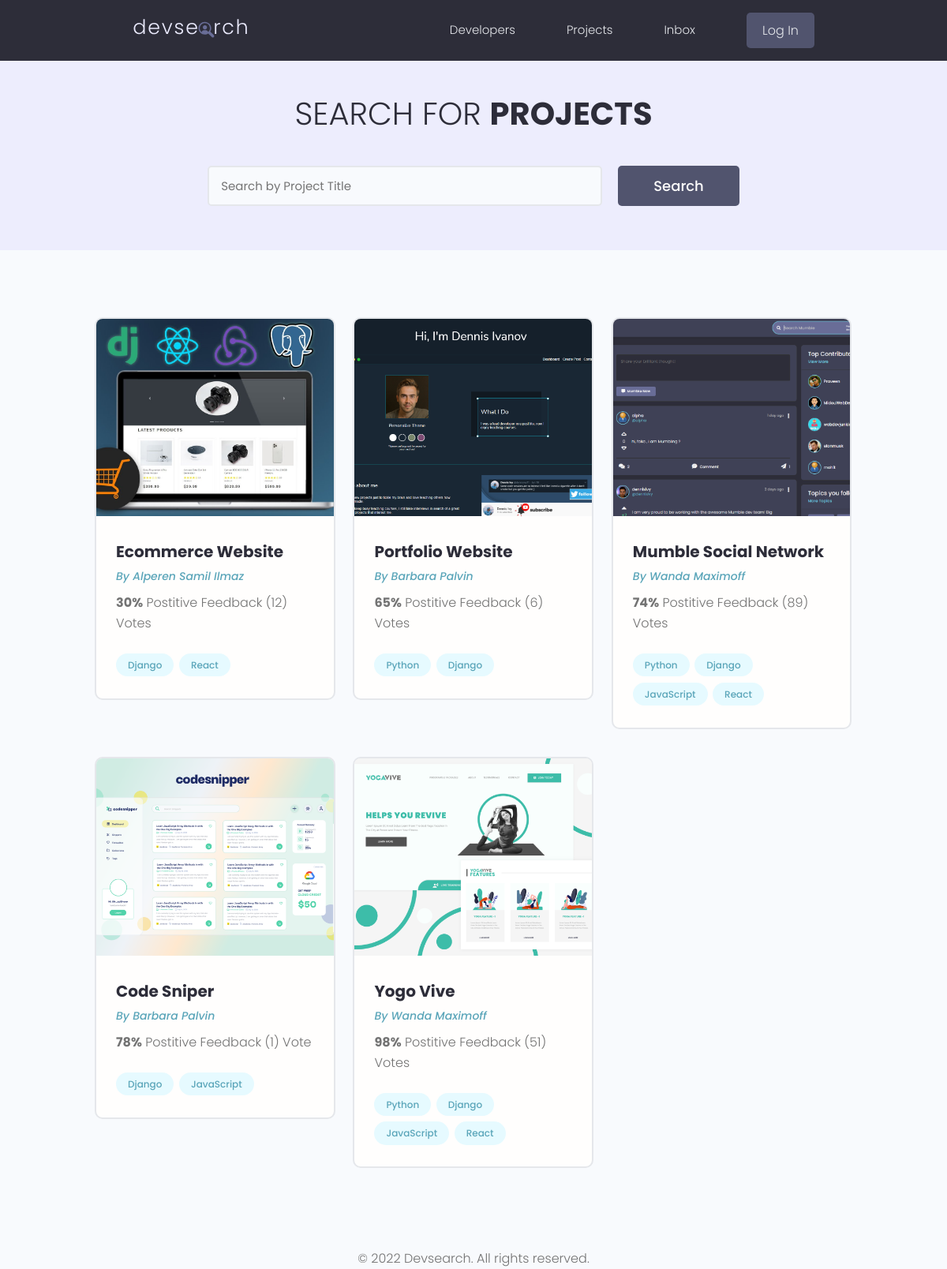
/projects/, run on the app's committed database.
### base/models.py (models this page shows, shortened)
class Project(models.Model):
    owner = models.ForeignKey(Profile, null=True, blank=True, on_delete=models.SET_NULL)
    title = models.CharField(max_length=256)
    description = models.TextField(null=True, blank=True)
    featured_image = models.ImageField(blank=True, null=True, default='default.jpg')
    demo_link = models.CharField(max_length=2048, null=True, blank=True)
    source_link = models.CharField(max_length=2048, null=True, blank=True)
    tags = models.ManyToManyField('Tag', blank=True)
    vote_total = models.IntegerField(default=0, null=True, blank=True)
    vote_ratio = models.IntegerField(default=0, null=True, blank=True)
    created = models.DateTimeField(auto_now_add=True)
    id = models.UUIDField(default=uuid.uuid4, unique=True, primary_key=True, editable=False)

class Tag(models.Model):
    name = models.CharField(max_length=256)
    created = models.DateTimeField(auto_now_add=True)
    id = models.UUIDField(default=uuid.uuid4, unique=True, primary_key=True, editable=False)
    def __str__(self):
        return self.name

### users/models.py (models this page shows, shortened)
class Profile(models.Model):
    user = models.OneToOneField(User, on_delete=models.CASCADE, null=True, blank=True)
    name = models.CharField(max_length=128, blank=True, null=True)
    email = models.EmailField(max_length=256, blank=True, null=True)
    username = models.CharField(max_length=128, blank=True, null=True)
    location = models.CharField(max_length=128, blank=True, null=True)
    short_intro = models.CharField(max_length=128, blank=True, null=True)
    bio = models.TextField(blank=True, null=True)
    profile_image = models.ImageField(null=True, blank=True, upload_to='profiles/', default='profiles/user-default.png')
    social_github = models.CharField(max_length=128, blank=True, null=True)
    social_stackoverflow = models.CharField(max_length=128, blank=True, null=True)
    social_twitter = models.CharField(max_length=128, blank=True, null=True)
    social_linkedin = models.CharField(max_length=128, blank=True, null=True)
    social_instagram = models.CharField(max_length=128, blank=True, null=True)
    social_website = models.CharField(max_length=128, blank=True, null=True)
    created = models.DateTimeField(auto_now_add=True)
    id = models.UUIDField(default=uuid.uuid4, unique=True, primary_key=True, editable=False)

### base/views.py (the view)
# urls.py: path('projects/', include('base.urls')),
def projects(request):
    projects = Project.objects.all()
    context = {'projects': projects}
    return render(request, 'base/projects.html', context)

### base/templates/base/projects.html (shortened to what this page needs)
{% extends 'main.html' %}
{% block content %}
    <main class="projects">
        <section class="hero-section text-center">
          <div class="container container--narrow">
            <div class="hero-section__box">
              <h2>Search for <span>Projects</span></h2>
            </div>
            <div class="hero-section__search">
              <form class="form" action="#" method="get">
                <div class="form__field">
                  <input class="input input--text" id="formInput#search" type="text" name="text"
                    placeholder="Search by Project Title" />
                </div>
                <input class="btn btn--sub btn--lg" type="submit" value="Search" />
              </form>
            </div>
          </div>
        </section>
        <section class="projectsList">
          <div class="container">
            <div class="grid grid--three">
                {% for project in projects %}
                  <div class="column">
                    <div class="card project">
                      <a href="{% url 'project' project.id %}" class="project">
                        <img class="project__thumbnail" src="{{ project.featured_image.url }}" alt="project thumbnail" />
                        <div class="card__body">
                          <h3 class="project__title"><td>{{ project.title }}</td></h3>
                          <p><a class="project__author" href="{% url 'user-profile' project.owner.id %}">By {{ project.owner.name }}</a></p>
                          <p class="project--rating">
                            <span style="font-weight: bold;">{{ project.vote_ratio }}%</span> Postitive
                            Feedback ({{ project.vote_total }}) Vote{{ project.vote_total|pluralize:"s" }}
                          </p>
                          <div class="project__tags">
                            {% for tag in project.tags.all %}
                                <span class="tag tag--pill tag--main">
                                  <small>{{ tag }}</small>
                                </span>
                            {% endfor %}
                          </div>
                        </div>
                      </a>
                    </div>
                  </div>
                {% endfor %}
            </div>
          </div>
        </section>
    </main>
{% endblock content %}

### static/styles/app.css (style rules this page uses)
:root { --color-sub: #2d2d39; }
.btn--sub { background-color: var(--color-sub-light); }
.card { border: 2px solid var(--color-light); }
img { width: 100%; }
.hero-section { height: 40vh; display: flex; align-items: center; background-color: var(--color-sub); }
.hero-section__box { margin-bottom: 4rem; }
.hero-section__box > h2, .hero-section__box > h2 > span { font-size: 4rem; color: var(--color-light); line-height: 1.3; text-transform: uppercase; }
.hero-section__box > h2 { font-weight: 300; }
.hero-section__box > h2 > span { font-weight: 700; }
.hero-section__search > .form { display: flex; align-items: center; justify-content: center; gap: 2rem; }
.hero-section__search > .form input.input--text { width: 50rem; }
.project__author { font-size: 1.4rem; font-style: italic; }
.project--rating { margin-bottom: 1.6em; margin-top: .5em; }
.projects > .hero-section { background: var(--color-sub-lighter); height: 30vh; }
.projects .hero-section__box { margin-bottom: 2.5rem; }
.projects .hero-section__box > h2 { color: var(--color-sub); }
.projects .hero-section__box > h2 > span { font-weight: 700; color: var(--color-sub); }
.projectsList { margin-top: 8rem; }
.project__thumbnail { height: 25rem; object-fit: cover; object-position: top center; }
.project__title { font-size: 2rem; font-weight: 700; color: var(--color-sub); }

### static/uikit/styles/modules/_variables.css (style rules this page uses)
:root { --color-main: #5aa5b9; --color-main-light: #e6faff; --color-sub: #3f4156; --color-sub-light: #51546e; --color-sub-lighter: #ededfd; --color-text: #737373; --color-gray: #8b8b8b; --color-light: #e5e7eb; --color-light-gray: #767676; --color-bg: #f8fafd; --color-white: #fffefd; --color-white-light: #f3f3f3; --color-success: #359e64; --color-success-bg: #def8e8; --color-error: #fc4b0b; --color-error-bg: #fff2ee; --font-base: 'Poppins', arial, helvetica, 'Segoe UI', roboto, ubuntu, sans-serif; --font-monospace: 'Fira Code', 'Courier New', courier, monospace; --font-regular: 300; --font-medium: 500; --font-bold: 700; --generic-shadow: 1px 1px 5px #00000010; --generic-transition: all 0.3s ease-in-out; }

### static/uikit/styles/modules/_base.css (style rules this page uses)
* { margin: 0; padding: 0; box-sizing: border-box; text-rendering: optimizeLegibility; color: inherit; font-size: inherit; }
html { font-size: 50%; }
@media only screen and (min-width: 480px) { html { font-size: 56.25%; } }
@media only screen and (min-width: 1200px) { html { font-size: 62.5%; } }
body { line-height: 1.6; font-weight: 400; font-size: 1.5rem; color: var(--color-text); background-color: var(--color-bg); min-height: 100vh; }

### static/uikit/styles/modules/_typography.css (style rules this page uses)
* { font-family: var(--font-base); }
h2 { font-size: 3.6rem; font-weight: var(--font-bold); }
h3 { font-size: 3.2rem; font-weight: var(--font-medium); }
p, span, strong { font-size: 1.6rem; color: var(--color-text); font-weight: var(--font-regular); }
a { padding-bottom: 2px; text-decoration: none; display: inline-block; color: var(--color-main); font-weight: var(--font-medium); }

### static/uikit/styles/modules/_utilities.css (style rules this page uses)
.container { width: 92%; max-width: 165rem; margin: 0 auto; box-sizing: border-box; }
.container--narrow { width: 92%; max-width: 120rem; }
@media screen and (min-width: 1000px) { .container { width: 90%; } }
@media screen and (min-width: 1000px) { .container--narrow { width: 85%; } }
@media screen and (min-width: 1200px) { .container { width: 80%; } }
@media screen and (min-width: 1200px) { .container--narrow { width: 72%; } }
.text-center { text-align: center; }

### static/uikit/styles/modules/_button.css (style rules this page uses)
.btn { display: inline-block; position: relative; cursor: pointer; background-color: var(--color-light); font-weight: var(--font-medium); color: var(--color-sub); text-decoration: none; padding: 1rem 2rem; border-radius: 0.5rem; border: none; width: -webkit-fit-content; width: -moz-fit-content; width: fit-content; height: -webkit-fit-content; height: -moz-fit-content; height: fit-content; font-size: 1.6rem; outline-width: 0; outline-color: transparent; -webkit-backface-visibility: hidden; backface-visibility: hidden; transition: all 0.3s ease-in-out; }
.btn--sub { background-color: var(--color-sub); color: var(--color-white); }
.btn--lg { font-size: 1.8rem; padding: 1.2rem 4.5rem; }

### static/uikit/styles/modules/_card.css (style rules this page uses)
.card { border-radius: 1rem; background-color: var(--color-white); border: 1.5px solid var(--color-light); width: auto; height: auto; margin-top: 0.5rem; margin-bottom: 0.5rem; overflow: hidden; }
.card__body, .card__header { padding: 2rem 2.5rem; }

### data on the page
Project: featured_image (picture), title "Ecommerce Website", owner.name "Alperen Samil Ilmaz", vote_ratio "30", vote_total "12"
Tag: name "Django"
Tag: name "React"
Project: featured_image (picture), title "Portfolio Website", owner.name "Barbara Palvin", vote_ratio "65", vote_total "6"
Tag: name "Python"
Project: featured_image (picture), title "Mumble Social Network", owner.name "Wanda Maximoff", vote_ratio "74", vote_total "89"
Tag: name "JavaScript"
Project: featured_image (picture), title "Code Sniper", owner.name "Barbara Palvin", vote_ratio "78", vote_total "1"
Project: featured_image (picture), title "Yogo Vive", owner.name "Wanda Maximoff", vote_ratio "98", vote_total "51"
